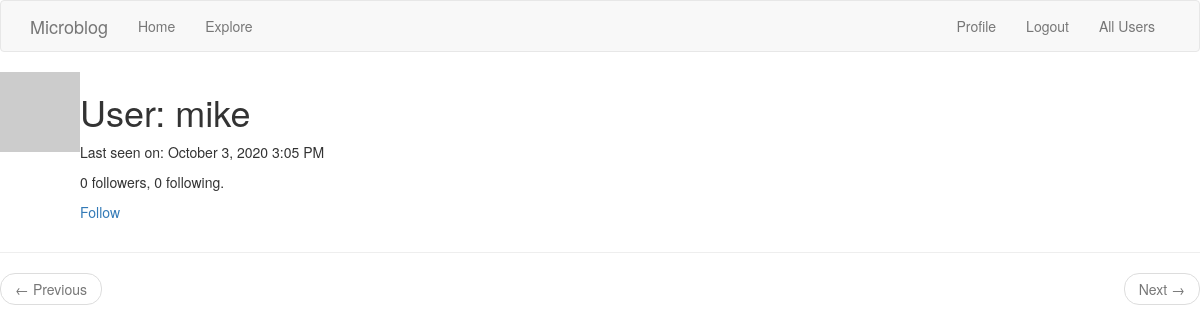
The page /user/mike (signed in) on the database as committed earlier.
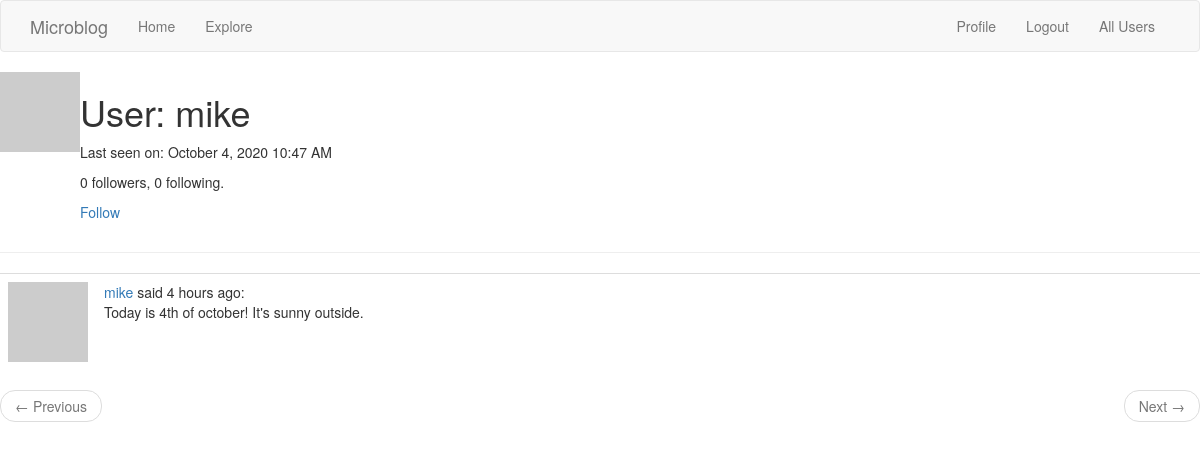
The same page on the database as committed later.
### app/models.py (models this page shows, shortened)
class User(UserMixin, db.Model):
    id = db.Column(db.Integer, primary_key=True)
    username = db.Column(db.String(64), index=True, unique=True)
    email = db.Column(db.String(120), index=True, unique=True)
    password_hash = db.Column(db.String(128))
    posts = db.relationship("Post", backref="author", lazy="dynamic")
    about_me = db.Column(db.String(140))
    last_seen = db.Column(db.DateTime, default=datetime.utcnow)
    followed = db.relationship("User", secondary=followers,
                               primaryjoin=(followers.c.follower_id == id),
                               secondaryjoin=(followers.c.followed_id == id),
                               backref=db.backref("followers", lazy="dynamic"), lazy="dynamic")
    def is_following(self, user):
        return self.followed.filter(followers.c.followed_id == user.id).count() > 0
    def avatar(self, size):
        digest = md5(self.email.lower().encode("utf-8")).hexdigest()
        return "https://www.gravatar.com/avatar/{}?d=identicon&s={}".format(
            digest, size)

class Post(db.Model):
    id = db.Column(db.Integer, primary_key=True)
    body = db.Column(db.String(140))
    timestamp = db.Column(db.DateTime, index=True, default=datetime.utcnow)
    user_id = db.Column(db.Integer, db.ForeignKey('user.id'))

### app/routes.py (the view)
@appl.route("/user/<username>")
@login_required
def user(username):
    user = User.query.filter_by(username=username).first_or_404(
        description="User with username >> {} << is not found".format(username))
    page = request.args.get("page", 1, type=int)
    posts = user.posts.order_by(Post.timestamp.desc()).paginate(
        page, appl.config["POSTS_PER_PAGE"], False)
    next_url = url_for("user", username=user.username, page=posts.next_num) \
        if posts.has_next else None
    prev_url = url_for("user", username=user.username, page=posts.prev_num) \
        if posts.has_prev else None
    return render_template("user.html", user=user, posts=posts.items,
                           next_url=next_url, prev_url=prev_url)

### app/models.py (called while the page is built)
@login.user_loader
def load_user(id):
    return User.query.get(int(id))

### app/routes.py (called while the page is built)
@appl.before_request
def before_request():
    if current_user.is_authenticated:
        current_user.last_seen = datetime.utcnow()
        db.session.commit()

### app/templates/user.html (shortened to what this page needs)
{% extends "base.html" %}
{% block app_content %}
<table>
    <tr valign="top">
        <td><img src="{{ user.avatar(128) }}"></td>
        <td><h1>User: {{ user.username }}</h1>
        {% if user.last_seen %}
            <p>Last seen on: {{ moment(user.last_seen).format('LLL') }}</p>
        {% endif %}
        <p>{{ user.followers.count() }} followers, {{ user.followed.count() }} following.</p>
        {% if user == current_user %}
            <p><a href="{{ url_for('edit_profile') }}">Edit your profile</a></p>
        {% elif not current_user.is_following(user) %}
            <p><a href="{{ url_for('follow', username=user.username) }}">Follow</a></p>
        {% else %}
            <p><a href="{{ url_for('unfollow', username=user.username) }}">Unfollow</a></p>
        {% endif %}
        </td>
    </tr>
</table>
<hr>
{% for post in posts %}
    {% include "_post.html" %}
{% endfor %}
<nav aria-label="...">
    <ul class="pager">
        <li class="previous{% if not prev_url %} disabled{% endif %}">
            <a href="{{ prev_url or '#' }}">
                <span aria-hidden="true">&larr;</span> Previous
            </a>
        </li>
        <li class="next{% if not next_url %} disabled{% endif %}">
            <a href="{{ next_url or '#' }}">
                Next <span aria-hidden="true">&rarr;</span>
            </a>
        </li>
    </ul>
</nav>
{% endblock %}

### app/templates/_post.html
<table class="table table-hover">
    <tr>
        <td width="70px">
            <a href="{{ url_for('user', username=post.author.username) }}">
                <img src="{{ post.author.avatar(70) }}">
            </a>
        </td>
        <td>
            <a href="{{ url_for('user', username=post.author.username) }}">
            {{ post.author.username }}
            </a>
            said {{ moment(post.timestamp).fromNow() }}:
            <br>
            {{ post.body }}
        </td>
    </tr>
</table>

Rows that differ between the two databases and show on the page:
changed User "mike": last_seen "October 3, 2020 3:05 PM" → "October 4, 2020 10:47 AM"
added Post: author.username "mike", timestamp "4 hours ago", body "Today is 4th of october! It's sunny outside."
